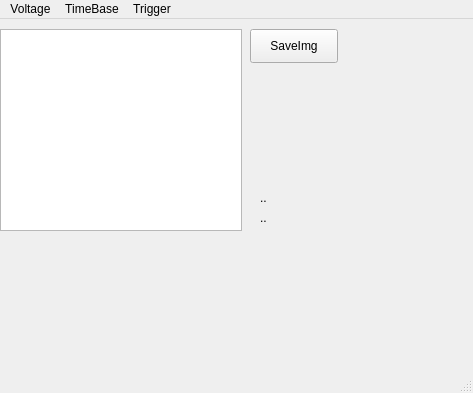
<?xml version="1.0" encoding="UTF-8"?>
<ui version="4.0">
 <class>QtDSO</class>
 <widget class="QMainWindow" name="QtDSO">
  <property name="geometry">
   <rect>
    <x>0</x>
    <y>0</y>
    <width>473</width>
    <height>393</height>
   </rect>
  </property>
  <property name="windowTitle">
   <string>MainWindow</string>
  </property>
  <widget class="QWidget" name="centralwidget">
   <widget class="QGraphicsView" name="graphicsView">
    <property name="geometry">
     <rect>
      <x>0</x>
      <y>10</y>
      <width>242</width>
      <height>202</height>
     </rect>
    </property>
    <property name="sizePolicy">
     <sizepolicy hsizetype="Fixed" vsizetype="Maximum">
      <horstretch>0</horstretch>
      <verstretch>0</verstretch>
     </sizepolicy>
    </property>
    <property name="minimumSize">
     <size>
      <width>242</width>
      <height>202</height>
     </size>
    </property>
    <property name="maximumSize">
     <size>
      <width>242</width>
      <height>202</height>
     </size>
    </property>
    <property name="verticalScrollBarPolicy">
     <enum>Qt::ScrollBarAlwaysOff</enum>
    </property>
    <property name="horizontalScrollBarPolicy">
     <enum>Qt::ScrollBarAlwaysOff</enum>
    </property>
   </widget>
   <widget class="QLabel" name="labelVoltage">
    <property name="geometry">
     <rect>
      <x>260</x>
      <y>170</y>
      <width>58</width>
      <height>18</height>
     </rect>
    </property>
    <property name="text">
     <string>..</string>
    </property>
   </widget>
   <widget class="QLabel" name="labelTimeBase">
    <property name="geometry">
     <rect>
      <x>260</x>
      <y>190</y>
      <width>58</width>
      <height>18</height>
     </rect>
    </property>
    <property name="text">
     <string>..</string>
    </property>
   </widget>
   <widget class="QPushButton" name="pushButtonSave">
    <property name="geometry">
     <rect>
      <x>250</x>
      <y>10</y>
      <width>88</width>
      <height>34</height>
     </rect>
    </property>
    <property name="text">
     <string>SaveImg</string>
    </property>
   </widget>
  </widget>
  <widget class="QMenuBar" name="menubar">
   <property name="geometry">
    <rect>
     <x>0</x>
     <y>0</y>
     <width>473</width>
     <height>30</height>
    </rect>
   </property>
   <widget class="QMenu" name="menuVoltage">
    <property name="title">
     <string>Voltage</string>
    </property>
   </widget>
   <widget class="QMenu" name="menuTimeBase">
    <property name="title">
     <string>TimeBase</string>
    </property>
   </widget>
   <widget class="QMenu" name="menuTrigger">
    <property name="title">
     <string>Trigger</string>
    </property>
   </widget>
   <addaction name="menuVoltage"/>
   <addaction name="menuTimeBase"/>
   <addaction name="menuTrigger"/>
  </widget>
  <widget class="QStatusBar" name="statusbar"/>
  <action name="action5ms">
   <property name="text">
    <string>5ms</string>
   </property>
  </action>
  <action name="action10mV">
   <property name="text">
    <string>10mV</string>
   </property>
  </action>
  <action name="action20mV">
   <property name="text">
    <string>20mV</string>
   </property>
  </action>
  <action name="action50mV">
   <property name="text">
    <string>50mV</string>
   </property>
  </action>
  <action name="action100mV">
   <property name="text">
    <string>100mV</string>
   </property>
  </action>
  <action name="action200mV">
   <property name="text">
    <string>200mV</string>
   </property>
  </action>
  <action name="action500mV">
   <property name="text">
    <string>500mV</string>
   </property>
  </action>
  <action name="action1v">
   <property name="text">
    <string>1v</string>
   </property>
  </action>
  <action name="action2v">
   <property name="text">
    <string>2v</string>
   </property>
  </action>
  <action name="action5V">
   <property name="text">
    <string>5V</string>
   </property>
  </action>
  <action name="action5us">
   <property name="text">
    <string>5us</string>
   </property>
  </action>
  <action name="action10us">
   <property name="text">
    <string>10us</string>
   </property>
  </action>
  <action name="action25us">
   <property name="text">
    <string>25us</string>
   </property>
  </action>
  <action name="action50us">
   <property name="text">
    <string>50us</string>
   </property>
  </action>
  <action name="action100us">
   <property name="text">
    <string>100us</string>
   </property>
  </action>
  <action name="action200us">
   <property name="text">
    <string>200us</string>
   </property>
  </action>
  <action name="action500us">
   <property name="text">
    <string>500us</string>
   </property>
  </action>
  <action name="action1ms">
   <property name="text">
    <string>1ms</string>
   </property>
  </action>
  <action name="action2ms">
   <property name="text">
    <string>2ms</string>
   </property>
  </action>
  <action name="action5ms_2">
   <property name="text">
    <string>5ms</string>
   </property>
  </action>
  <action name="action10ms">
   <property name="text">
    <string>10ms</string>
   </property>
  </action>
  <action name="action20ms">
   <property name="text">
    <string>20ms</string>
   </property>
  </action>
  <action name="action50ms">
   <property name="text">
    <string>50ms</string>
   </property>
  </action>
  <action name="action100ms">
   <property name="text">
    <string>100ms</string>
   </property>
  </action>
  <action name="action200ms">
   <property name="text">
    <string>200ms</string>
   </property>
  </action>
  <action name="actionNone">
   <property name="text">
    <string>None</string>
   </property>
  </action>
  <action name="actionRising">
   <property name="text">
    <string>Rising</string>
   </property>
  </action>
  <action name="actionFalling">
   <property name="text">
    <string>Falling</string>
   </property>
  </action>
 </widget>
 <resources/>
 <connections/>
</ui>
